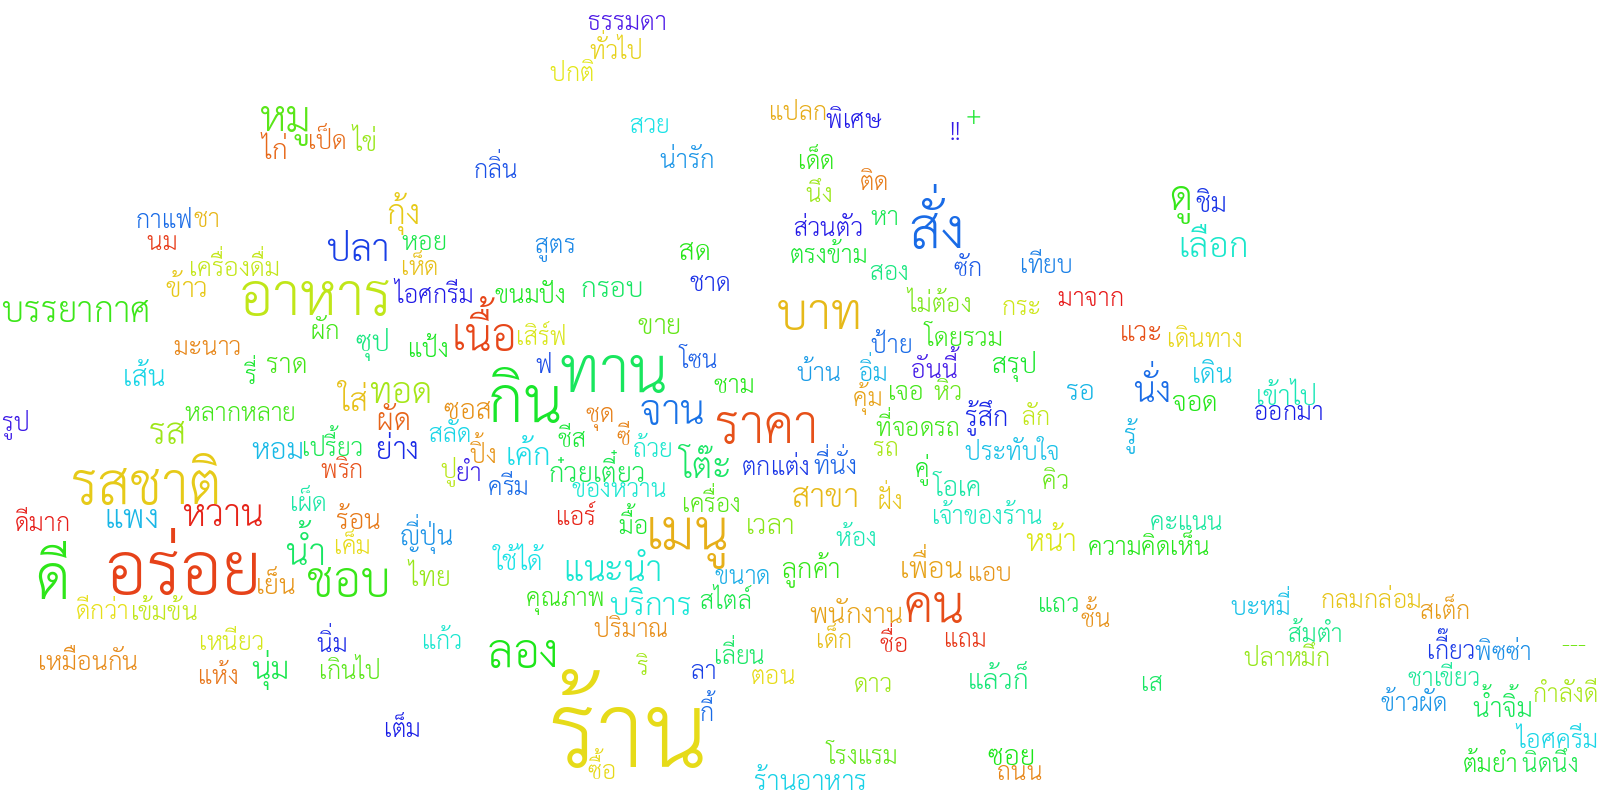

The script that drew this image:
from swordcloud import SemanticWordCloud
from swordcloud.color_func import SingleColorFunc, RandomColorFunc

wordcloud = SemanticWordCloud(
    language = 'TH',
    width = 1600,
    height = 800,
    max_font_size = 150,
    prefer_horizontal = 1,
    color_func = SingleColorFunc('black')
)

with open('raw_text.txt', encoding='utf-8') as file:
    raw_text = list(map(str.strip, file))

wordcloud.generate_from_text(raw_text, random_state=42)

wordcloud.recolor(RandomColorFunc, random_state=42)

wordcloud.to_file('recolor.png')
